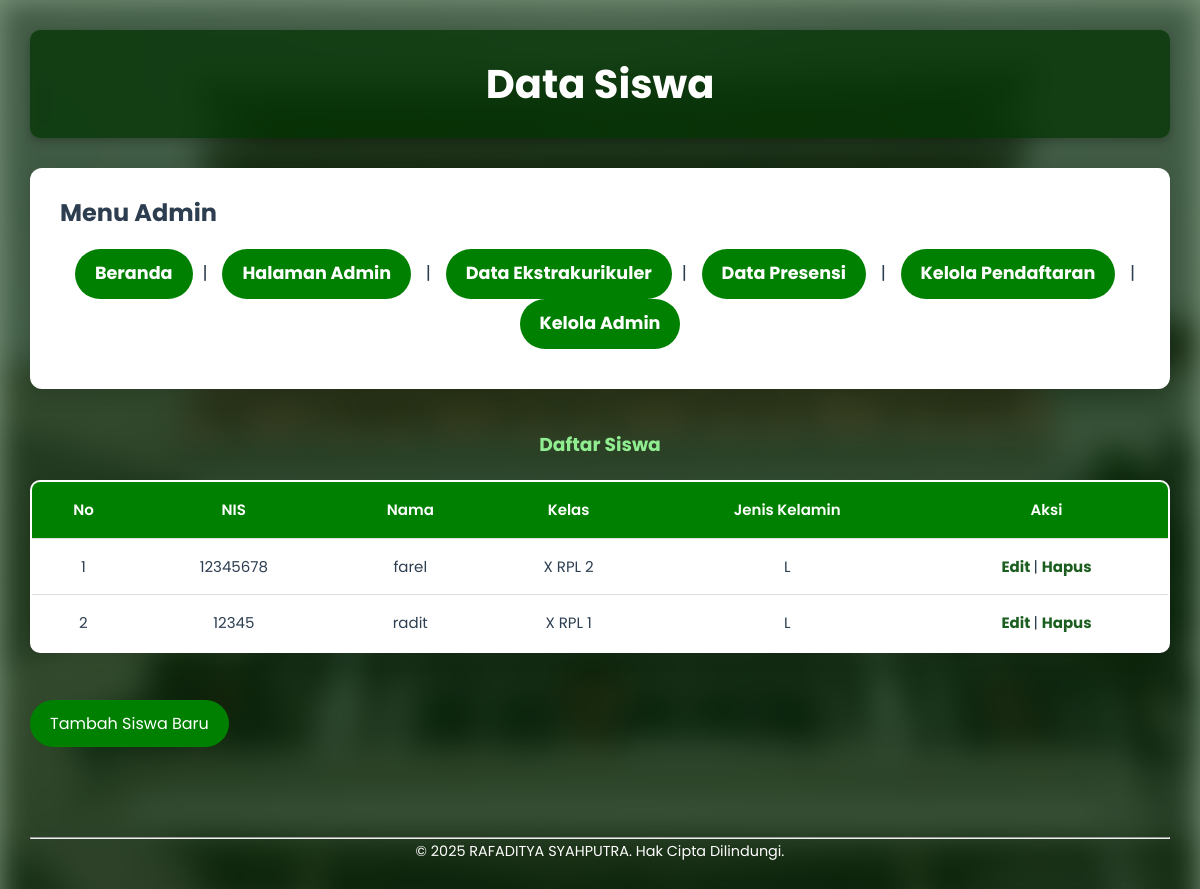
Screenshot of /admin_siswa.php with the database file from the repository.
### tables this page shows
CREATE TABLE `siswa` (
  `id_siswa` int(11) NOT NULL,
  `nis` varchar(20) NOT NULL,
  `nama_siswa` varchar(200) NOT NULL,
  `kelas` varchar(10) NOT NULL,
  `jenis_kelamin` enum('L','P') DEFAULT NULL,
  `tanggal_lahir` date DEFAULT NULL,
  `alamat` text DEFAULT NULL,
  `no_telp` varchar(15) DEFAULT NULL,
  `email` varchar(100) DEFAULT NULL,
  `foto_profil` varchar(255) DEFAULT NULL
);

### admin_siswa.php (the view, shortened to what this page needs)
<?php
  include 'koneksi.php';
?>
<!DOCTYPE html>
<html>
<head>
</head>
<body>
    <h1>Data Siswa</h1>
    <div class="isi">
    <h2>Menu Admin</h2>
    <p class="nav">
	 	 <a href="index_admin.php">Beranda</a>|
         <a href="panel_admin.php">Halaman Admin</a> |
		 <a href="admin_eskul.php">Data Ekstrakurikuler</a>|
         <a href="admin_presensi.php">Data Presensi</a> |
		 <a href="admin_daftar.php">Kelola Pendaftaran</a> |
         <a href="kelola_admin.php">Kelola Admin</a>
    </p>
</div>
    <h3>Daftar Siswa</h3>
    <table class="tabel" border="2">
		<tr>
	       <th>No</th>
		   <th>NIS</th>
		   <th>Nama</th>
		   <th>Kelas</th>
		   <th>Jenis Kelamin</th>
		   <th>Aksi</th>
		</tr>
		<?php
        $no = 1;
        $sql = "SELECT * FROM siswa";
        $result = $conn->query($sql);
		if ($result->num_rows > 0):
            while ($row = $result->fetch_assoc()):
        ?>
		<tr>
            <td><?= $no++; ?></td>
            <td><?= htmlspecialchars($row['nis']); ?></td>
            <td><?= htmlspecialchars($row['nama_siswa']); ?></td>
            <td><?= htmlspecialchars($row['kelas']);?></td>
			<td><?= htmlspecialchars($row['jenis_kelamin']);?></td>
		    <td>
			    <a href="edit_siswa.php?id=<?= $row['id_siswa']; ?>">Edit </a> |
				<a href="hapus_siswa.php?id=<?= $row['id_siswa']; ?>" onclick="return confirm('Yakin ingin menghapus?')">Hapus</a>
            </td>
        </tr>
        <?php endwhile; else: ?>
        <tr><td colspan="6">Belum ada data siswa.</td></tr>
        <?php endif; ?>
    </table><br>
	<p><a href="tambah_siswa.php">Tambah Siswa Baru</a></p>
	<footer>
        <hr>
        <p>&copy;  <?php echo date('Y');?>  RAFADITYA SYAHPUTRA. Hak Cipta Dilindungi.</p>
    </footer>
</body>
</html>

### admin_siswa.php (style rules this page uses)
* { margin: 0; padding: 0; box-sizing: border-box; }
body { font-family: 'Poppins', sans-serif; color: #2c3e50; line-height: 1.7; padding: 30px; position: relative; min-height: 100vh; z-index: 1; }
body::before { content: ""; position: fixed; top: 0; left: 0; width: 100%; height: 100%; background-image: url('smkn13.jpg'); background-size: cover; background-position: center; background-repeat: no-repeat; filter: blur(15px) brightness(0.6); z-index: -2; pointer-events: none; }
body::after { content: ""; position: fixed; top: 0; left: 0; width: 100%; height: 100%; background: rgba(0, 50, 0, 0.5); z-index: -1; pointer-events: none; }
h1 { text-align: center; font-size: 2.5em; background: rgba(0, 50, 0, 0.7); color: white; padding: 20px; border-radius: 10px; margin-bottom: 30px; box-shadow: 0 4px 8px rgba(0, 0, 0, 0.2); animation: fadeIn 1s ease-in-out; }
h1 { animation: fadeIn 1s ease forwards; }
.nav { animation: slideIn 1.4s ease forwards; }
.isi { animation: slideIn 1.2s ease forwards; }
.tabel { animation: slideIn 1.4s ease forwards; }
h3 { animation: slideIn 1.6s ease forwards; }
p { animation: slideIn 1.4s ease forwards; }
h3 { color: #90EE90; animation: slideIn 1.4s ease forwards; text-align: center; }
.isi { max-width: 1500px; margin: auto; background-color: #ffffff; padding: 25px 30px; border-radius: 12px; box-shadow: 0 6px 20px rgba(0, 0, 0, 0.1); margin-bottom: 40px; }
.isi p { font-size: 1.1em; margin-bottom: 15px; }
.isi a { color: green; text-decoration: none; font-weight: bold; }
.nav { margin: 15px 0; text-align: center; }
.nav a { display: inline-block; margin: 0 10px; padding: 10px 20px; background-color: green; color: white; border-radius: 25px; text-decoration: none; transition: 0.3s; }
table.tabel { width: 100%; border-collapse: collapse; margin: 20px auto; background-color: #fff; border-radius: 10px; overflow: hidden; box-shadow: 0 6px 20px rgba(0, 0, 0, 0.05); }
table.tabel th, table.tabel td { padding: 15px; text-align: center; border-bottom: 1px solid #e0e0e0; font-size: 15px; border: none; border-bottom: 1px solid #ddd; }
table.tabel th { background-color: green; color: white; font-weight: 600; }
table.tabel td a { color: #1b5e20; font-weight: bold; text-decoration: none; }
p a { display: inline-block; margin-bottom: 15px; padding: 10px 20px; background-color: green; color: white; border-radius: 30px; text-decoration: none; transition: 0.3s; }
footer { text-align: center; color: white; font-size: 0.9em; padding: 25px 0; margin-top: 50px; }

### rows the page displays
siswa: nis "12345678", nama_siswa "farel", kelas "X RPL 2", jenis_kelamin "L"
siswa: nis "12345", nama_siswa "radit", kelas "X RPL 1", jenis_kelamin "L"
